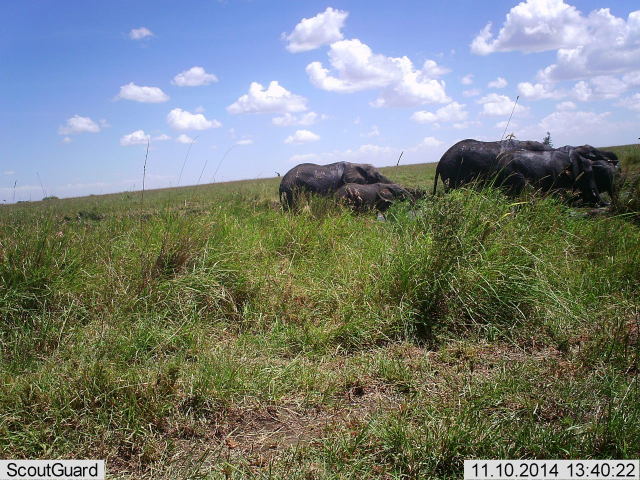
#> input picture samples/elephant-detector/frame1.jpg, 1280 x 960 px (shown at 1/2 size); its folder holds only this picture in this run
$ python -i agent.py   (imports and definitions only)   (older library calls are emulated)
#> lines starting #> are read from the running program, lines starting #| are printed output that depends on the picture
### trailwatch/classify.py
"""Species classifiers behind one small interface.

SpeciesNet (Google's open camera-trap model) is used when installed; a
deterministic stub keeps tests and the demo fast and offline.
"""
from __future__ import annotations

import os
import tempfile
from dataclasses import dataclass, field

import cv2
import numpy as np


@dataclass
class Prediction:
    label: str          # common name, or "blank" / "human" / "vehicle"
    scientific: str
    score: float        # classifier score in [0, 1]; not a calibrated probability
    model: str
    alternatives: list = field(default_factory=list)  # next-best [scientific, score] pairs


class Classifier:
    name = "base"

    def classify(self, crop: np.ndarray) -> Prediction:  # pragma: no cover
        raise NotImplementedError


class StubClassifier(Classifier):
    """Colour-coded stand-in used by tests and the synthetic demo video.

    Red blobs are elephants, blue blobs are spotted deer, everything else is
    unknown. The score falls with blur and darkness, as a real model's does,
    which lets the agent's retry behaviour be exercised end to end.
    """

    name = "stub-colour-v1"

    # [15 lines left out: function classify, not called in this run]


class SpeciesNetClassifier(Classifier):
    """Google SpeciesNet's species classifier, run on the crop the agent chose.

    The crop already comes from OpenCV motion detection, so the classifier sees
    it as one full-frame box. Geofencing (SpeciesNet's ensemble step) is not
    applied here; the agent's policy and human review play that role.
    """

    name = "speciesnet"

    # [30 lines left out: functions __init__, classify, not called in this run]


@dataclass
class Detection:
    label: str          # "animal", "human" or "vehicle"
    score: float
    box: tuple[int, int, int, int]  # x, y, w, h in pixels


class MegaDetector:
    """MegaDetector v5a (via the speciesnet package): finds animals, people and vehicles.

    Slower than OpenCV motion detection, so the agent calls it only when the
    cheap tools disagree or find nothing.
    """

    name = "megadetector-v5a"

    # [28 lines left out: functions __init__, detect, _have_models, not called in this run]


def load_detector() -> MegaDetector | None:
    if os.environ.get("TRAILWATCH_DETECTOR", "auto") == "off":
        return None
    if os.environ.get("TRAILWATCH_CLASSIFIER", "stub") != "speciesnet" or not _have_models():
        return None
    return MegaDetector()


def load_classifier() -> Classifier:
    if os.environ.get("TRAILWATCH_CLASSIFIER", "stub") == "speciesnet" and _have_models():
        return SpeciesNetClassifier()
    return StubClassifier()

### trailwatch/agent.py
"""Perception, decision and action loop for camera-trap triage.

The agent never acts on a fixed vision result. Each step looks at what the
OpenCV tools measured and chooses the next tool call:

  * no motion found            -> re-run detection with a lower threshold
  * still nothing              -> ask MegaDetector, an animal detector that is
                                  slower but finds animals that stood still
  * frame too dark or blurry   -> enhance it, then re-check quality
  * classifier unsure          -> try another frame or the enhanced crop
  * motion but "blank"         -> ask MegaDetector whether something is there,
                                  and re-crop around what it finds
  * then decide an action      -> log, send to human review, discard, or raise
                                  an alert that waits for a person to approve it

Every step is written to a trace so judges and reviewers can see why each
decision was made.
"""
from __future__ import annotations

import json
import os
import time
from dataclasses import asdict, dataclass, field
from pathlib import Path

import cv2

from . import vision
from .classify import Classifier, MegaDetector, Prediction, load_classifier, load_detector

DEFAULT_POLICY = {
    "accept_score": 0.70,          # at or above: confident enough to log automatically
    "review_score": 0.30,          # below accept but above this: human review
    "max_frame_attempts": 3,
    "watchlist": {                 # species that trigger an alert, with the reason shown to people
        "Elephas maximus": "elephant near the station: possible crop-raiding or human-elephant conflict",
        "Panthera tigris": "tiger recorded",
        "Panthera pardus": "leopard recorded",
        "Crocodylus palustris": "mugger crocodile outside the enclosure zone",
    },
    "alerts_need_approval": True,
    "lookalike_score": 0.10,       # a watch-listed species this close behind the top answer goes to review  # a person confirms before any alert leaves the system
}


@dataclass
class Step:
    t: float
    tool: str
    inputs: dict
    observation: dict
    decision: str


@dataclass
class EventResult:
    event: dict
    frame_used: int | None
    quality: dict | None
    prediction: dict | None
    action: str
    reason: str
    attempts: int
    box: list | None = None  # x, y, w, h of the crop used, on the frame as read


@dataclass
class Run:
    source: str
    classifier: str
    fps: float
    frames_read: int
    events: list[EventResult] = field(default_factory=list)
    trace: list[Step] = field(default_factory=list)

    def to_dict(self) -> dict:
        return asdict(self)


# [14 lines left out: functions _overlap, _better, not called in this run]


def _sources(source) -> tuple[str, list[str] | None]:
    """A video path, a folder of stills, or a list of still paths (one trigger burst)."""
    if isinstance(source, (list, tuple)):
        return ",".join(map(str, source)), [str(p) for p in source]
    p = Path(source)
    if p.is_dir():
        files = sorted(str(f) for f in p.iterdir() if f.suffix.lower() in vision.IMAGE_EXTS)
        return str(p), files
    if p.suffix.lower() in vision.IMAGE_EXTS:
        return str(p), [str(p)]
    return str(p), None


class TriageAgent:
    def __init__(self, classifier: Classifier | None = None, policy: dict | None = None,
                 out_dir: str | None = None, detector: MegaDetector | None | str = "auto"):
        self.clf = classifier or load_classifier()
        self.det = load_detector() if detector == "auto" else detector
        self.policy = {**DEFAULT_POLICY, **(policy or {})}
        self.out_dir = Path(out_dir) if out_dir else None

    def _log(self, run: Run, tool: str, inputs: dict, observation: dict, decision: str) -> None:
        run.trace.append(Step(round(time.time(), 3), tool, inputs, observation, decision))

    # ---- perception -------------------------------------------------------------------------

    # [31 lines left out: function _find_events, not called in this run]

    def run(self, source) -> Run:
        name, stills = _sources(source)
        if stills is not None:
            frames, fps = vision.read_images(stills), 0.0
        else:
            frames, fps = vision.read_frames(name)
        run = Run(name, self.clf.name, fps, len(frames))
        self._log(run, "read_frames", {"source": name, "stills": stills is not None},
                  {"frames": len(frames), "fps": fps}, "detect motion")
        for ev in self._find_events(run, frames, burst=stills is not None):
            run.events.append(self._triage(run, frames, ev))
        if not run.events:
            run.events.append(EventResult({}, None, None, None, "discard", "empty: no motion and no animal found", 0))
        if self.out_dir:
            self.out_dir.mkdir(parents=True, exist_ok=True)
            (self.out_dir / "trace.json").write_text(json.dumps(run.to_dict(), indent=2, default=str))
        return run

    # ---- decision loop per event ------------------------------------------------------------

    # [129 lines left out: functions _triage, _watch, _decide, policy_from_env, not called in this run]

>>> import cv2
>>> picture = cv2.imread('../samples/elephant-detector/frame1.jpg', cv2.IMREAD_GRAYSCALE)
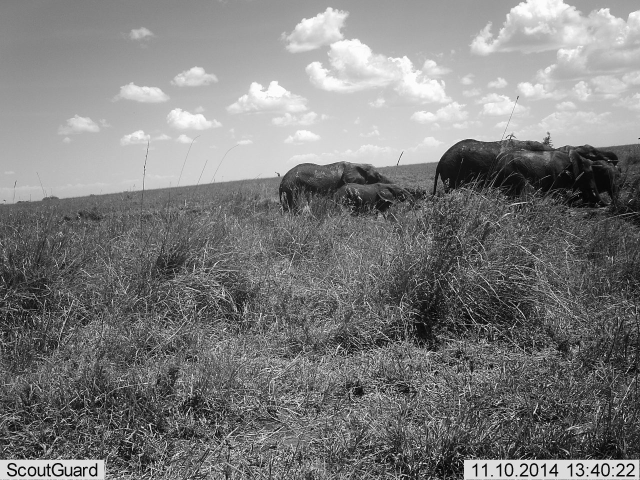
#> picture: shape (960, 1280) (shown at 1/2 size); min 0, max 255, mean 125
>>> result = TriageAgent().run(picture)
#> (the run stopped early here; a loop or call above may not have finished)
